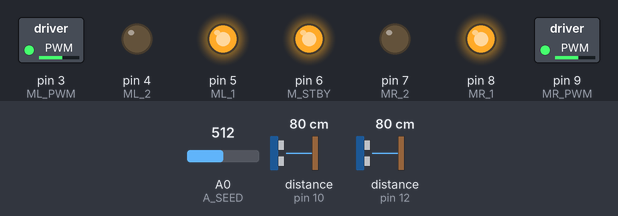
A sketch run on a simulated Arduino Uno, built with avr-gcc and run on an emulated ATmega328P. On the bench: switched loads named in the sketch (green lamp = pin HIGH), output pins drawn as LEDs (lit = HIGH). Wiring (inferred from the names in the program): 2 × ultrasonic range finder: trigger pin 11, echo pin 10 / trigger pin 13, echo pin 12. Dashed ring = blinking. The test bench sets the inputs (shaded band); at power-on: distance to the obstacle (sensors on pin 10, pin 12) 80 cm, A0 (A_SEED) = 512. The echo pulse lasts 58.3 µs per cm; random numbers use the default seed unless the sketch sets one; pins used as bus, display or sensor lines are not drawn.

Above: at 1.2 s.
1.3 s: distance to the obstacle (sensor on pin 10) set to 17 cm
2.8 s: distance to the obstacle (sensor on pin 10) set to 14 cm
At 3.3 s:
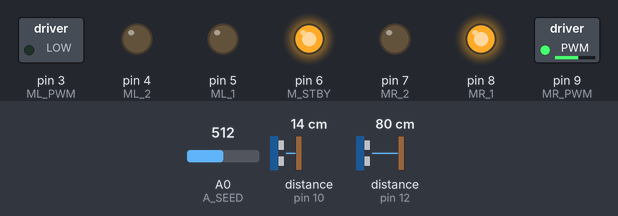
4.3 s: distance to the obstacle (sensor on pin 12) set to 17 cm
5.8 s: distance to the obstacle (sensor on pin 12) set to 14 cm
At 6.4 s:
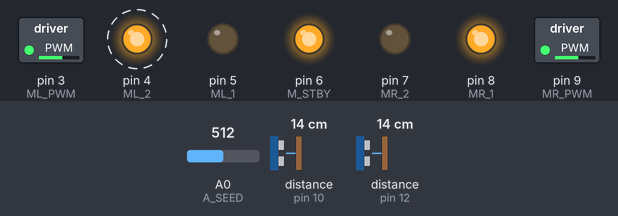
8.8 s: A0 (A_SEED) set to 1023
At 9.57 s:
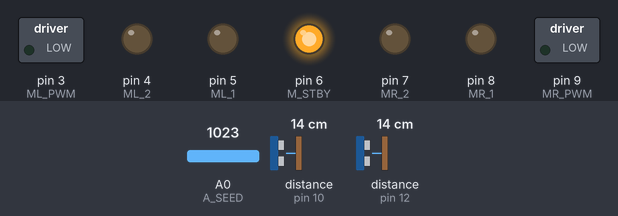
At 11.0 s:
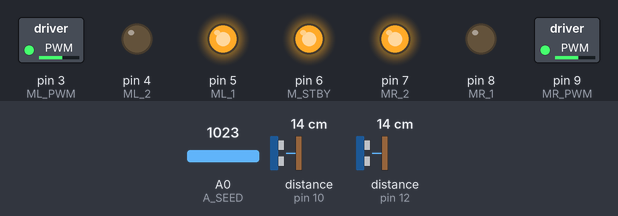
11.8 s: distance to the obstacle (sensor on pin 10) set to 5 cm
14.8 s: distance to the obstacle (sensor on pin 10) set to 2 cm
Timing chart, 0 to 18.8 s (numbered marks = the images above; inputs shaded):
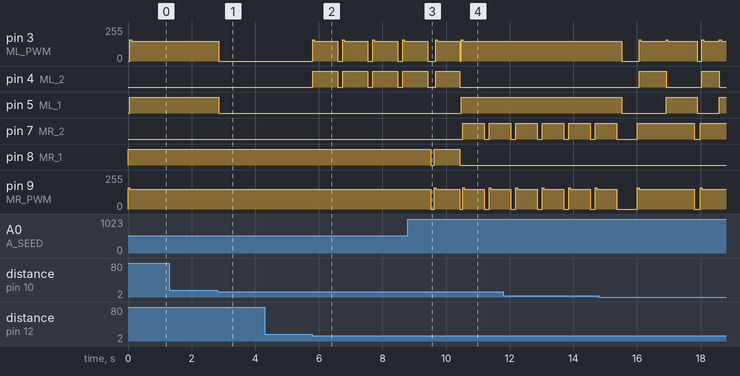

Measured:
- the behaviour switches between 16 and 15 cm on distance to the obstacle (sensor on pin 10) (found by bisection; images 0 and 1)
- the behaviour switches between 16 and 15 cm on distance to the obstacle (sensor on pin 12) (found by bisection; images 1 and 2)
- after the input at 1.3 s, every drawn part: stays the same
- after the input at 2.8 s, pin 3 (ML_PWM): 147/255 → 0/255 after 0.05 s; pin 5 (ML_1): HIGH → LOW after 0.05 s
- after the input at 4.3 s, every drawn part: stays the same
- after the input at 5.8 s, pin 3 (ML_PWM): 0/255 → 160/255 at once, then repeats every 0.94 s: 147/255 0.74 s, 0/255 0.15 s, 160/255 0.05 s; pin 4 (ML_2): alternates HIGH for 0.79 s and LOW for 0.15 s, starting at once
- after the input at 8.8 s, pin 5 (ML_1): LOW → HIGH after 1.7 s; pin 7 (MR_2): LOW → HIGH after 1.7 s, → LOW 0.68 s later, → HIGH 0.15 s later

The sketch:

self-driving_tank.ino
```cpp
/*******************
モータライズタンク自律走行プログラム

var03	同挙動一定時間継続時に挙動変更処理実行追加
var04	旋回時後進挙動調整(旋回完了前に後進先停止)
		旋回時間ランダム化
*******************/
//測距ピン
#define ECHO_R 10
#define TRIG_R 11
#define ECHO_L 12
#define TRIG_L 13
//モーターピン
#define MR_1 8
#define MR_2 7
#define MR_PWM 9
#define ML_1 5
#define ML_2 4
#define ML_PWM 3
#define M_STBY 6
//モーター出力値(pwm調整)
#define M_PWM_H_R 160	//起動右
#define M_PWM_H_L 160	//起動左
#define M_PWM_TIME 50	//起動キープms
#define M_PWM_N_R 148	//巡行右
#define M_PWM_N_L 147	//巡行左
//乱数seedピン
#define A_SEED 0
//同一挙動時変更時間(ms調整)
#define T_INTERRUPT 6000
//回避距離(cm調整){緊急回避限度,通常回避限度}
const int DODGE_DIST[2] {3, 15};
//測距値格納
double g_duration_rl[2]={0, 0};	//{右,左}
double g_distance_rl[2]={0, 0};	//{右,左}
//障害物距離一時格納
int g_tmp[2]={0, 0};	//{右,左}0=緊急回避,1=通常回避,2=障害なし
//モーター挙動指示値格納
int g_mset_rl;	//モーター左右指定 0=右,1=左
int g_mset_fb;	//モーター回転指定 0=停止 1=正転 2=逆転
//モーター状態格納
int g_mstate[2]={0, 0};	//{右, 左}0=停止 1=正転 2=逆転
//モーター状態一時格納(継続時間確認用)
int g_mstate_tmp[2];
//モーターpin no {{右pin1,pin2,pin_pwm,起動pwm値,巡行pwm値}
//				, {左pin1,pin2,pin_pwm,起動pwm値,巡行pwm値}}
int g_mpinno[2][5]={{MR_1, MR_2, MR_PWM, M_PWM_H_R, M_PWM_N_R}
				, {ML_1, ML_2, ML_PWM, M_PWM_H_L, M_PWM_N_L}};
//モーター起動ピンセット値 {{停止},{前進},{後進}}
int mpinset[3][2]={ {0, 0}, {1, 0}, {0, 1} };
//挙動継続時間格納
unsigned long g_continuation;

void setup() {
	//測距ピンセット
	pinMode(ECHO_R, INPUT);
	pinMode(ECHO_L, INPUT);
	pinMode(TRIG_R, OUTPUT);
	pinMode(TRIG_L, OUTPUT);
	//測距準備
	digitalWrite(TRIG_R, LOW);
	digitalWrite(TRIG_L, LOW);
	//モーターピンセット
	pinMode(MR_1, OUTPUT);
	pinMode(MR_2, OUTPUT);
	pinMode(MR_PWM, OUTPUT);
	pinMode(ML_1, OUTPUT);
	pinMode(ML_2, OUTPUT);
	pinMode(ML_PWM, OUTPUT);
	pinMode(M_STBY, OUTPUT);
	digitalWrite(M_STBY, HIGH);
	g_continuation=millis()+T_INTERRUPT;
}

void loop() {
	//エコー時間取得
	g_duration_rl[0]=get_Duration(TRIG_R, ECHO_R);
	g_duration_rl[1]=get_Duration(TRIG_L, ECHO_L);
	//エコー距離変換
	g_distance_rl[0]=get_Distance(g_duration_rl[0]);
	g_distance_rl[1]=get_Distance(g_duration_rl[1]);

	//障害物限度距離チェック
	for(int t_rl=0; t_rl<2; t_rl++){
		g_tmp[t_rl]=2;
		for(int t_dis=0; t_dis<2; t_dis++){
			if(g_distance_rl[t_rl] <= DODGE_DIST[t_dis]){
				g_tmp[t_rl]=t_dis;
				break;
			}
		}
	}

	//回避処理実行
	avoidance_Process(g_tmp);
	delay(50);
}

/*************************
回避処理振分

左右測距値に応じて挙動処理

tmp={右,左} 0=緊急回避,1=通常回避,2=障害なし

どちらも障害無
→前進
どちらかが緊急回避距離
→停止、バック、旋回
どちらかが通常回避距離
→回避方=前進、障害無方=停止
両方が通常回避距離
→旋回(左右ランダム)

同挙動が規定時間以上継続
→停止、旋回
*************************/
void avoidance_Process(int tmp[]){
	memcpy(g_mstate_tmp, g_mstate, sizeof(g_mstate));
	randomSeed(analogRead(A_SEED));
	int rnd_rl=random(2);

	if(tmp[0]==2 && tmp[1]==2){
		//前進
		run_Motor(0, 1);
		run_Motor(1, 1);
	}else if(!tmp[0] || !tmp[1]){
		//停止バック旋回
		run_Motor(0, 0);
		run_Motor(1, 0);
		delay(500);
		run_Motor(0, 2);
		run_Motor(1, 2);
		delay(800);
		run_Motor(rnd_rl, 1);
		run_Motor(abs(rnd_rl-1), 2);
		delay(random(500)+800);
		run_Motor(abs(rnd_rl-1), 0);
		delay(100);
	}else if(tmp[0] != tmp[1]){
		//片側回避
		if(tmp[0]==1){
			run_Motor(1, 0);
			run_Motor(0, 1);
		}else{
			run_Motor(0, 0);
			run_Motor(1, 1);
		}
	}else{
		//旋回
		run_Motor(rnd_rl, 1);
		run_Motor(abs(rnd_rl-1), 2);
		delay(random(500)+600);
		run_Motor(abs(rnd_rl-1), 0);
		delay(100);
	}

	if(memcmp(g_mstate, g_mstate_tmp, sizeof(g_mstate))){
		g_continuation=millis()+T_INTERRUPT;
	}else if(g_continuation < millis()){
		run_Motor(0, 0);
		run_Motor(1, 0);
		delay(100);
		if(!random(5)){
			run_Motor(0, 2);
			run_Motor(1, 2);
			delay(500);
		}
		run_Motor(rnd_rl, 1);
		run_Motor(abs(rnd_rl-1), 2);
		delay(random(500)+200);
		run_Motor(0, 0);
		run_Motor(1, 0);
		g_continuation=millis()+T_INTERRUPT;
	}
}

/*************************
モーター回転

rl 0=右モーター,1=左モーター
fb 0=停止,1=前進,2=後退

安定迄起動パルス送信後、巡行パルスセット
既に同処理実行中ならreturn
*************************/
void run_Motor(int rl, int fb){
	if(g_mstate[rl]==fb)return;

	if(fb==0){
		analogWrite(g_mpinno[rl][2], 0);
		digitalWrite(g_mpinno[rl][0], LOW);
		digitalWrite(g_mpinno[rl][1], LOW);
		g_mstate[rl]=fb;
		return;
	}

	digitalWrite(g_mpinno[rl][0], mpinset[fb][0]? HIGH: LOW);
	digitalWrite(g_mpinno[rl][1], mpinset[fb][1]? HIGH: LOW);
	analogWrite(g_mpinno[rl][2], g_mpinno[rl][3]);
	delay(M_PWM_TIME);
	analogWrite(g_mpinno[rl][2], g_mpinno[rl][4]);
	g_mstate[rl]=fb;
}
/*************************
測距値取得
*************************/
double get_Duration(int trig, int echo){
	double duration;
	digitalWrite(trig, HIGH);
	delayMicroseconds(10);
	digitalWrite(trig, LOW);
	duration=pulseIn(echo, HIGH, 20000);
	if(duration==0)duration=20000;
	return duration;
}
/*************************
測距値距離変換
*************************/
double get_Distance(double duration){
	double distance=0;
	/*
	//duration/=2;
	//distance=duration*340*100/1000000;
	*/
	distance=duration * 0.017;
	return distance;
}
```
